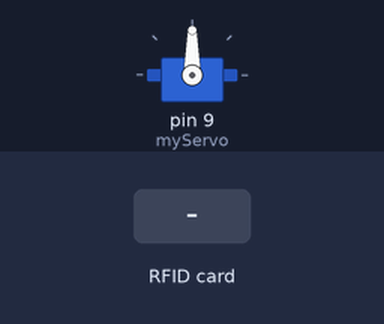
A sketch run on a simulated Arduino Uno, built with avr-gcc and run on an emulated ATmega328P. Shown: servo. The inputs (shaded band) are chosen by the test bench.

Above: at 1.2 s.
1.3 s: RFID card 5E 7A 19 C4 held to the reader
At 1.49 s:
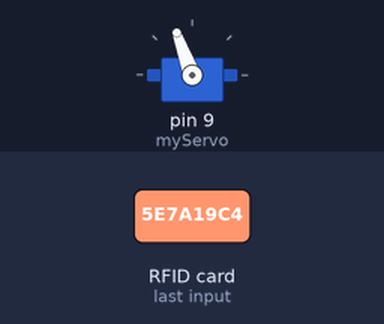
At 1.85 s:
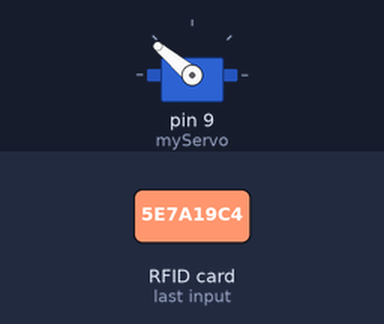
Timing chart, 0 to 4.9 s (numbered marks = the images above; inputs shaded):
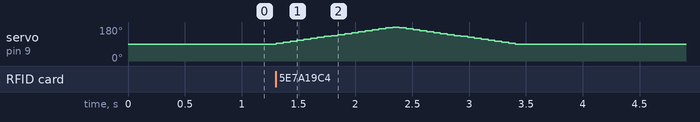

Measured:
- after the input at 1.3 s, servo on pin 9 (myServo): rises from 90° to 180° in 1.0 s, then falls to 90° in 1.1 s

The sketch:

NFCReadRunServo.ino
```cpp
#include <SoftwareSerial.h>
#include <PN532_SWHSU.h>
#include <PN532.h>
#include <Servo.h>

SoftwareSerial SWSerial( 3, 2 ); // RX, TX

Servo myServo;

int angle = 90;
bool clockwise = true;

PN532_SWHSU pn532swhsu( SWSerial );
PN532 nfc( pn532swhsu );

void moveServo(){
  if (angle == 90) {
    clockwise = true;
  }
  else if (angle == 180) {
    clockwise = false;
  }

  if (clockwise) {
    angle += 5;
  }
  else {
    angle -= 5;
  }
  myServo.write(angle);
  delay(60);
}

void setup(void) {
  Serial.begin(115200);

  myServo.attach(9);
  myServo.write(90);

  nfc.begin();
  uint32_t versiondata = nfc.getFirmwareVersion();
  if (!versiondata) {
    Serial.print("Didn't find PN53x board");
    while (1);
  }
  nfc.SAMConfig();
}

void loop(void) {
  uint8_t success;
  uint8_t uid[] = { 0, 0, 0, 0, 0, 0, 0 };
  uint8_t uidLength;
  success = nfc.readPassiveTargetID(PN532_MIFARE_ISO14443A, uid, &uidLength);

  if (success) {
    // Serial.write(uid, uidLength);// Send UID to the Raspberry Pi
    for (int i = 0; i < 36; ++i) {
        moveServo();
    }


    Serial.flush();
    delay(1);
  }

  // Check for incoming commands from the Raspberry Pi
  while (Serial.available() > 0) {
    char command = Serial.read(); // Read the incoming command
    // Process the command (in this case, the character '1' for servo movement)
    if (command == '1') {
      moveServo();
      Serial.flush();
    }
  }


    // for (int i = 0; i < 36; ++i) {
    //     moveServo();
    // }


}
```
